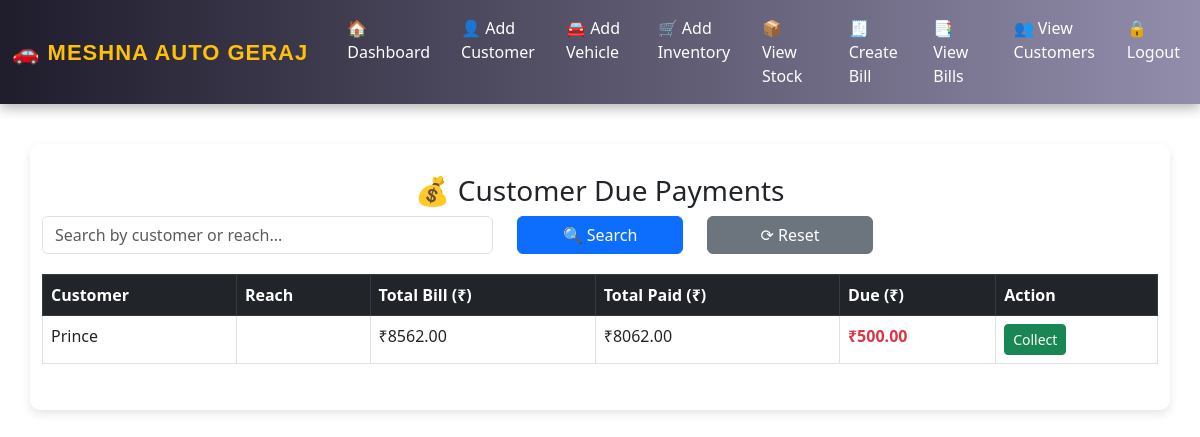
The app's page /customer_dues.php with its own data.
### tables this page shows
CREATE TABLE `customers` (
  `id` int(10) UNSIGNED NOT NULL,
  `name` varchar(100) NOT NULL,
  `phone` varchar(15) DEFAULT NULL,
  `vehicle_number` varchar(20) DEFAULT NULL,
  `address` varchar(255) DEFAULT NULL,
  `created_at` timestamp NOT NULL DEFAULT current_timestamp(),
  `reach` varchar(255) DEFAULT NULL
);

### customer_dues.php (the view, shortened to what this page needs)
<?php include 'db.php'; ?>
<!DOCTYPE html>
<html>
<head>
    <link href="https://cdn.jsdelivr.net/npm/bootstrap@5.3.0/dist/css/bootstrap.min.css" rel="stylesheet">
</head>
<body>
<?php include 'navbar.php'; ?>
<div class="container">
    <h3 class="text-center">💰 Customer Due Payments</h3>
    <form method="get" class="search-box row">
        <div class="col-md-5">
            <input type="text" name="search" class="form-control" placeholder="Search by customer or reach..." value="<?= $_GET['search'] ?? '' ?>">
        </div>
        <div class="col-md-2">
            <button type="submit" class="btn btn-primary w-100">🔍 Search</button>
        </div>
        <div class="col-md-2">
            <a href="customer_dues.php" class="btn btn-secondary w-100">⟳ Reset</a>
        </div>
    </form>
    <table class="table table-bordered table-hover">
        <thead class="table-dark">
            <tr>
                <th>Customer</th>
                <th>Reach</th>
                <th>Total Bill (₹)</th>
                <th>Total Paid (₹)</th>
                <th>Due (₹)</th>
                <th>Action</th>
            </tr>
        </thead>
        <tbody>
<?php
$search = isset($_GET['search']) ? $_GET['search'] : '';
$sql = "
    SELECT c.id AS customer_id, c.name, c.reach,
        COALESCE(SUM(b.total_amount),0) AS total_bill,
        COALESCE((SELECT SUM(p.paid_amount) FROM customer_payments p WHERE p.customer_id = c.id),0) AS total_paid
    FROM customers c
    LEFT JOIN bills b ON b.customer_id = c.id
    WHERE c.name LIKE '%$search%' OR c.reach LIKE '%$search%'
    GROUP BY c.id
    HAVING total_bill > total_paid
    ORDER BY c.name ASC";
$result = $conn->query($sql);
if ($result->num_rows > 0) {
    while ($row = $result->fetch_assoc()) {
        $due = $row['total_bill'] - $row['total_paid'];
        echo "<tr>
            <td>{$row['name']}</td>
            <td>{$row['reach']}</td>
            <td>₹{$row['total_bill']}</td>
            <td>₹{$row['total_paid']}</td>
            <td class='text-danger fw-bold'>₹" . number_format($due,2) . "</td>
            <td><button class='btn btn-sm btn-success' onclick=\"collectDue({$row['customer_id']}, '{$row['name']}', $due)\">Collect</button></td>
        </tr>";
    }
} else {
    echo "<tr><td colspan='6' class='text-center text-muted'>No dues found</td></tr>";
}
?>
        </tbody>
    </table>
</div>
</body>
</html>

### customer_dues.php (style rules this page uses)
body { background-color: #f8f9fa; }
.container { margin-top: 40px; background: #fff; padding: 30px; border-radius: 10px; box-shadow: 0 4px 10px rgba(0,0,0,0.1); }
.search-box { margin-bottom: 20px; }

### records on screen
customers: name "Prince", total_bill "8562.00", total_paid "8062.00", due "500.00"
